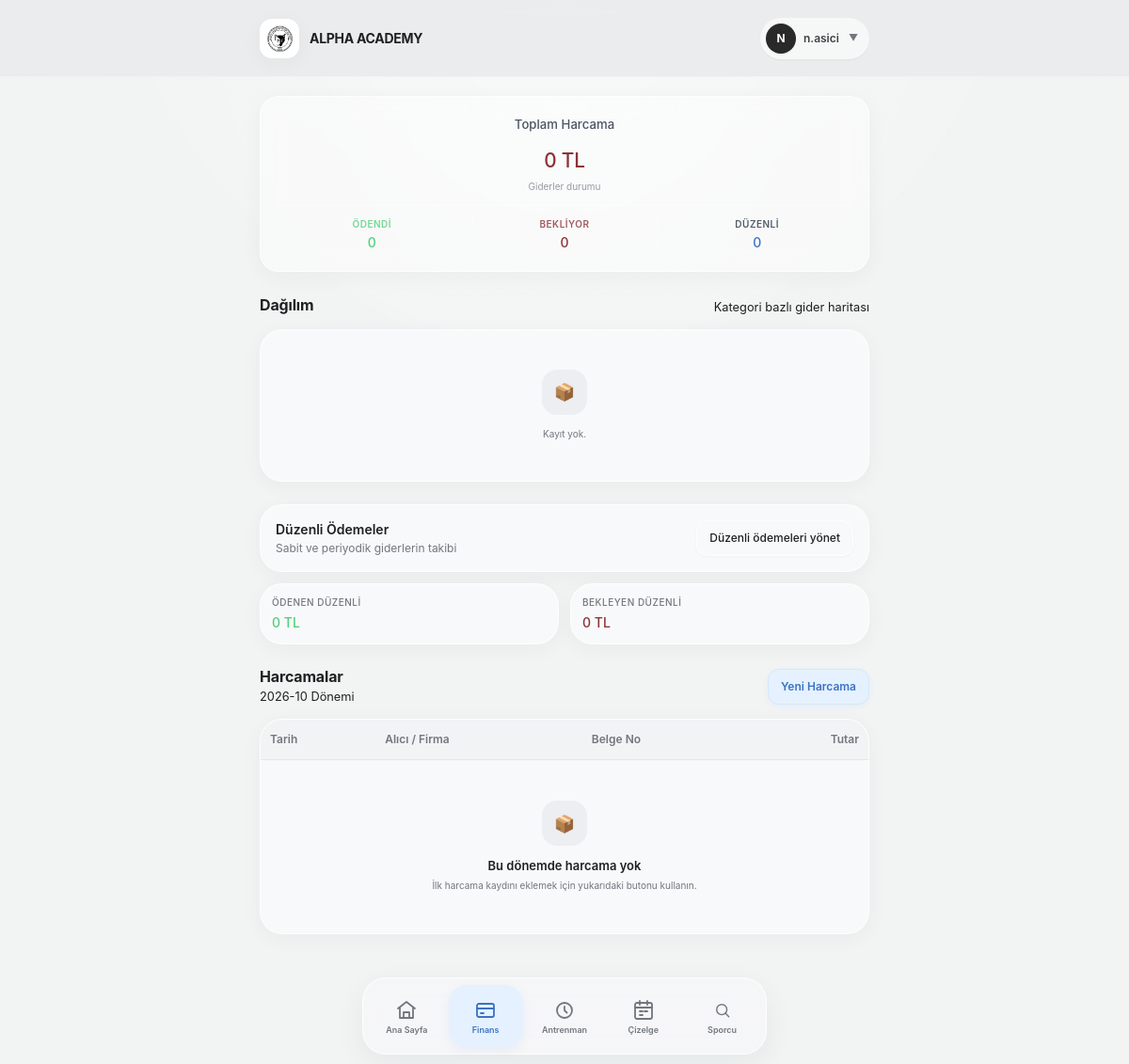
Before: /finance/expenses/ (signed in) with the older database file.
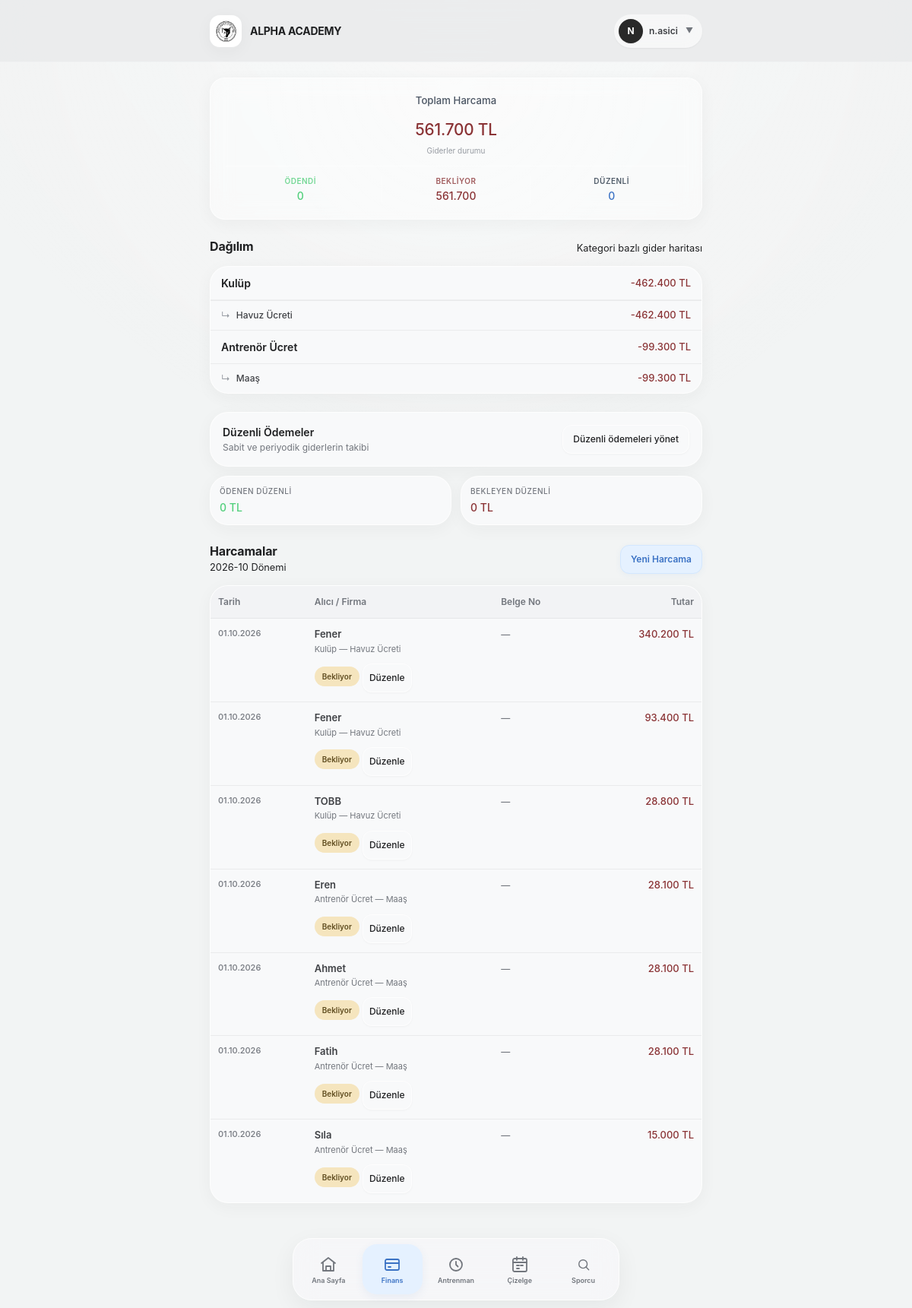
After: the same page with the newer database file.
### finance/models.py (models this page shows, shortened)
class ExpenseCategory(models.Model):
    name = models.CharField(max_length=100, verbose_name="Kategori Adı")
    parent = models.ForeignKey(
        'self',
        on_delete=models.SET_NULL,
        null=True,
        blank=True,
        related_name='children',
        verbose_name="Üst Kategori",
    )
    description = models.TextField(blank=True, null=True, verbose_name="Açıklama")
    class Meta:
        verbose_name = "Gider Kategorisi"
        verbose_name_plural = "Gider Kategorileri"

class Expense(models.Model):
    STATUS_CHOICES = [
        ('pending', 'Bekliyor'),
        ('paid', 'Ödendi'),
        ('cancelled', 'İptal Edildi'),
    ]
    category = models.ForeignKey(
        ExpenseCategory,
        on_delete=models.SET_NULL,
        null=True,
        related_name='expenses',
        verbose_name="Kategori"
    )
    regular_expense = models.ForeignKey(
        'RegularExpense',
        on_delete=models.SET_NULL,
        null=True,
        blank=True,
        related_name='generated_expenses',
        verbose_name="Düzenli gider kaynağı"
    )
    amount = models.IntegerField(verbose_name="Tutar (TL)")
    status = models.CharField(
        max_length=20,
        choices=STATUS_CHOICES,
        default='pending',
        verbose_name="Gider Durumu",
    )
    reciever = models.CharField(
        null=True,
        blank=True,
        max_length=200,
        verbose_name="Alıcı / Firma / Kişi")
    expense_date = models.DateField(verbose_name="Harcama Tarihi")
    is_active = models.BooleanField(default=True, verbose_name="Aktif mi?")
    period = models.CharField(
        max_length=7,
        db_index=True,
        help_text="Format: YYYY-MM (Örn: 2026-08)",
        verbose_name="Ait Olduğu Dönem"
    )
    receipt_no = models.CharField(max_length=100, blank=True, null=True, verbose_name="Fatura / Fiş / Dekont No")
    notes = models.TextField(blank=True, null=True, verbose_name="Açıklama / Detay")
    created_by = models.ForeignKey(
        settings.AUTH_USER_MODEL,
        on_delete=models.SET_NULL,
        null=True,
        verbose_name="Kaydı Oluşturan"
    )
    created_at = models.DateTimeField(auto_now_add=True)
    updated_at = models.DateTimeField(auto_now=True)
    class Meta:
        verbose_name = "Gider Kaydı"
        verbose_name_plural = "Gider Kayıtları"
        ordering = ['updated_at']

### finance/views.py (the view)
# urls.py: path('expenses/', views.expense_list, name='expense-list'),
@login_required
def expense_list(request):
    period = request.GET.get('period', date.today().strftime('%Y-%m'))
    category_id = request.GET.get('category', '')
    query = request.GET.get('q', '').strip()
    expenses = get_expenses_for_period(period, category_id, query)
    expense_summary = get_expense_summary(period)
    regular_expense_summary = get_regular_expense_summary(period)
    context = {
        'period': period,
        'expenses': expenses,
        'categories': ExpenseCategory.objects.all().order_by('name'),
        'selected_category': category_id,
        'query': query,
        'expense_summary': expense_summary,
        'regular_expense_summary': regular_expense_summary,
        'today': date.today(),
    }
    return render(request, 'finance/expenses.html', context)

### finance/views.py (called while the page is built)
def get_period_bounds(period):
    try:
        period_start = datetime.strptime(period, '%Y-%m').date()
    except (TypeError, ValueError):
        period_start = date.today().replace(day=1)
    period_end = period_start.replace(
        day=calendar.monthrange(period_start.year, period_start.month)[1]
    )
    return period_start, period_end

def get_regular_expense_summary(period=None):
    period = period or date.today().strftime('%Y-%m')
    period_start, period_end = get_period_bounds(period)
    active_expenses = RegularExpense.objects.filter(
        start_date__lte=period_end
    ).filter(
        Q(end_date__isnull=True) | Q(end_date__gte=period_start)
    )
    paid_expenses = Expense.objects.filter(
        regular_expense__in=active_expenses,
        is_active=True,
        status='paid',
        period=period,
    )
    regular_total = active_expenses.aggregate(total=Sum('amount'))['total'] or 0
    paid_total = paid_expenses.aggregate(total=Sum('amount'))['total'] or 0
    return {
        'regular_total': regular_total,
        'regular_paid_total': paid_total,
        'regular_pending_total': regular_total - paid_total,
    }

### templates/finance/expenses.html
{% extends "base.html" %}
{% block content %}
    <div class="dashboard">
        {% include "finance/partials/_expense_summary.html" %}
        <section class="ui-section mt-6">
            <div class="ui-section-header">
                <div>
                    <h2 class="ui-section-title">Harcamalar</h2>
                    <span class="ui-section-description">{{ period }} Dönemi</span>
                </div>
                <button
                    type="button"
                    class="ui-btn ui-btn-primary ui-btn-sm"
                    hx-get="{% url 'expense-create' %}?period={{ expense_period }}&dashboard=1"
                    hx-target="#modal-container"
                    hx-swap="innerHTML"
                >Yeni Harcama</button>
            </div>
            <div class="ui-card overflow-hidden mt-3">
                <table class="ui-table" id="expense-list">
                    <thead>
                        <tr class="bg-[var(--ui-surface-2)] border-b border-[var(--ui-border-dark)]">
                            <th class="ui-table-cell font-semibold text-[var(--ui-muted)] text-left">Tarih</th>
                            <th class="ui-table-cell font-semibold text-[var(--ui-muted)] text-left">Alıcı / Firma</th>
                            <th class="ui-table-cell font-semibold text-[var(--ui-muted)] text-left ui-table-cell-receipt">Belge No</th>
                            <th class="ui-table-cell font-semibold text-[var(--ui-muted)] text-right">Tutar</th>
                        </tr>
                    </thead>
                    <tbody>
                        {% for expense in expenses %}
                            {% include "finance/partials/_expense_row.html" %}
                        {% empty %}
                            <tr>
                                <td colspan="4">
                                    <div class="ui-empty py-8">
                                        <div class="ui-empty-icon">📦</div>
                                        <h3 class="ui-empty-title">Bu dönemde harcama yok</h3>
                                        <p class="ui-empty-description mb-3">İlk harcama kaydını eklemek için yukarıdaki butonu kullanın.</p>
                                    </div>
                                </td>
                            </tr>
                        {% endfor %}
                    </tbody>
                </table>
            </div>
        </section>
    </div>
{% endblock %}

### templates/finance/partials/_expense_summary.html (shortened to what the changed rows need)
<div class="profile-hero-card mb-6">
    <div class="profile-hero-content py-1">
        <span class="profile-hero-subtitle m-0">Toplam Harcama</span>
        <h2 class="profile-hero-name text-3xl my-1 ui-text-danger font-bold">
            {{ expense_summary.total_expense|floatformat:0 }} TL
        </h2>
        <span class="text-[10px] text-[var(--ui-subtle)]">Giderler durumu</span>
        <div class="w-full h-px bg-white/40 my-3"></div>
        <div class="grid grid-cols-3 gap-2 w-full text-center">
            <div class="flex flex-col items-center">
            </div>
            <div class="flex flex-col items-center border-x border-white/30 px-1">
                <span class="text-[10px] uppercase tracking-wider font-semibold text-[var(--ui-danger-text)] opacity-80">Bekliyor</span>
                <span class="text-sm font-bold ui-text-danger mt-0.5">
                    {{ expense_summary.pending_expense_total|floatformat:0 }}
                </span>
            </div>
            <div class="flex flex-col items-center">
            </div>
        </div>
    </div>
</div>
<section class="ui-section mt-4">
    <div class="ui-card divide-y divide-[var(--ui-border-dark)] mt-2">
        {% for category in expense_summary.category_totals %}
            <div class="ui-list-item {% if category.parent_name %}pl-8 bg-[var(--ui-surface-2)]/30{% endif %}">
                <div class="flex items-center gap-2">
                    {% if category.parent_name %}
                        <span class="text-[var(--ui-subtle)] text-xs">↳</span>
                        <span class="text-[var(--ui-text-soft)] text-xs font-medium">{{ category.name }}</span>
                    {% else %}
                        <span class="text-[var(--ui-text)] font-semibold">{{ category.name }}</span>
                    {% endif %}
                </div>
                <span class="ui-list-value ui-text-danger">
                    -{{ category.total|floatformat:0 }} TL
                </span>
            </div>
        {% empty %}
            <div class="ui-empty">
                <div class="ui-empty-icon">📦</div>
                <p class="ui-empty-description">Kayıt yok.</p>
            </div>
        {% endfor %}
    </div>
</section>

### templates/finance/partials/_expense_row.html (shortened to what this page needs)
<tr class="ui-table-row {% if not expense.is_active %}ui-table-row-inactive{% endif %}">
    <td class="ui-table-cell ui-table-cell-date">
        <div class="ui-table-date">{{ expense.expense_date|date:'d.m.Y' }}</div>
    </td>
    <td class="ui-table-cell ui-table-cell-recipient">
        <div class="ui-table-recipient">{{ expense.reciever }}</div>
        <div class="ui-table-category">
            {% if expense.category %}
                {% if expense.category.parent %}
                    {{ expense.category.parent.name }} — {{ expense.category.name }}
                {% else %}
                    {{ expense.category.name }}
                {% endif %}
            {% else %}
                Kategorisiz
            {% endif %}
        </div>
        {% if expense.is_regular_source or expense.status or not expense.is_active %}
            <div class="ui-table-status">
                <span class="ui-badge
                    {% if expense.is_regular_source or expense.status == 'pending' %}ui-badge-warning
                    {% elif expense.status == 'paid' %}ui-badge-success
                    {% elif expense.status == 'cancelled' or not expense.is_active %}ui-badge-danger
                    {% else %}ui-badge-neutral{% endif %} text-[10px] px-1.5 py-0.5">
                    {% if expense.is_regular_source %}
                        Bekliyor
                    {% elif expense.status == "paid" %}
                        Ödendi
                    {% elif expense.status == "pending" %}
                        Bekliyor
                    {% elif expense.status == "cancelled" %}
                        İptal
                    {% endif %}
                </span>
                <div class="ui-table-action">
                    <a href="#" class="ui-btn ui-btn-sm {% if expense.is_regular_source %}ui-btn-primary{% else %}ui-btn-secondary{% endif %} !min-height-[26px] !py-0.5 !px-2 text-[10px]">
                        {% if expense.is_regular_source %} Ödeme Yap {% else %} Düzenle {% endif %}
                    </a>
                </div>
            </div>
        {% endif %}
    </td>
    <td class="ui-table-cell ui-table-cell-receipt text-[var(--ui-muted)] font-medium">
        {{ expense.receipt_no|default:'—' }}
    </td>
    <td class="ui-table-cell ui-table-cell-amount">
        <span class="ui-table-amount {% if expense.status == 'paid' %}ui-text-success{% elif expense.status == 'cancelled' %}ui-text-subtle line-through opacity-50{% else %}ui-text-danger{% endif %}">
            {{ expense.amount|floatformat:0 }} TL
        </span>
    </td>
</tr>

Changed rows visible on the page:
now on this page (row unchanged): ExpenseCategory: name "Kulüp", total "462.400"
now on this page (row unchanged): ExpenseCategory: name "Havuz Ücreti", total "462.400"
now on this page (row unchanged): ExpenseCategory: name "Antrenör Ücret", total "99.300"
now on this page (row unchanged): ExpenseCategory: name "Maaş", total "99.300"
added Expense: expense_date "01.10.2026", reciever "Fener", category.parent.name "Kulüp", category.name "Havuz Ücreti", status "Bekliyor", receipt_no "—", amount "340.200"
added Expense: expense_date "01.10.2026", reciever "Fener", category.parent.name "Kulüp", category.name "Havuz Ücreti", status "Bekliyor", receipt_no "—", amount "93.400"
added Expense: expense_date "01.10.2026", reciever "TOBB", category.parent.name "Kulüp", category.name "Havuz Ücreti", status "Bekliyor", receipt_no "—", amount "28.800"
added Expense: expense_date "01.10.2026", reciever "Eren", category.parent.name "Antrenör Ücret", category.name "Maaş", status "Bekliyor", receipt_no "—", amount "28.100"
added Expense: expense_date "01.10.2026", reciever "Ahmet", category.parent.name "Antrenör Ücret", category.name "Maaş", status "Bekliyor", receipt_no "—", amount "28.100"
added Expense: expense_date "01.10.2026", reciever "Fatih", category.parent.name "Antrenör Ücret", category.name "Maaş", status "Bekliyor", receipt_no "—", amount "28.100"
added Expense: expense_date "01.10.2026", reciever "Sıla", category.parent.name "Antrenör Ücret", category.name "Maaş", status "Bekliyor", receipt_no "—", amount "15.000"
Other visible differences:
{{ expense_summary.total_expense|floatformat:0 }}: "0" → "561.700"
{{ expense_summary.pending_expense_total|floatformat:0 }}: "0" → "561.700"
text no longer shown: "📦 Kayıt yok. 📦 Bu dönemde harcama yok İlk harcama kaydını eklemek için yukarıdaki butonu kullanın."
